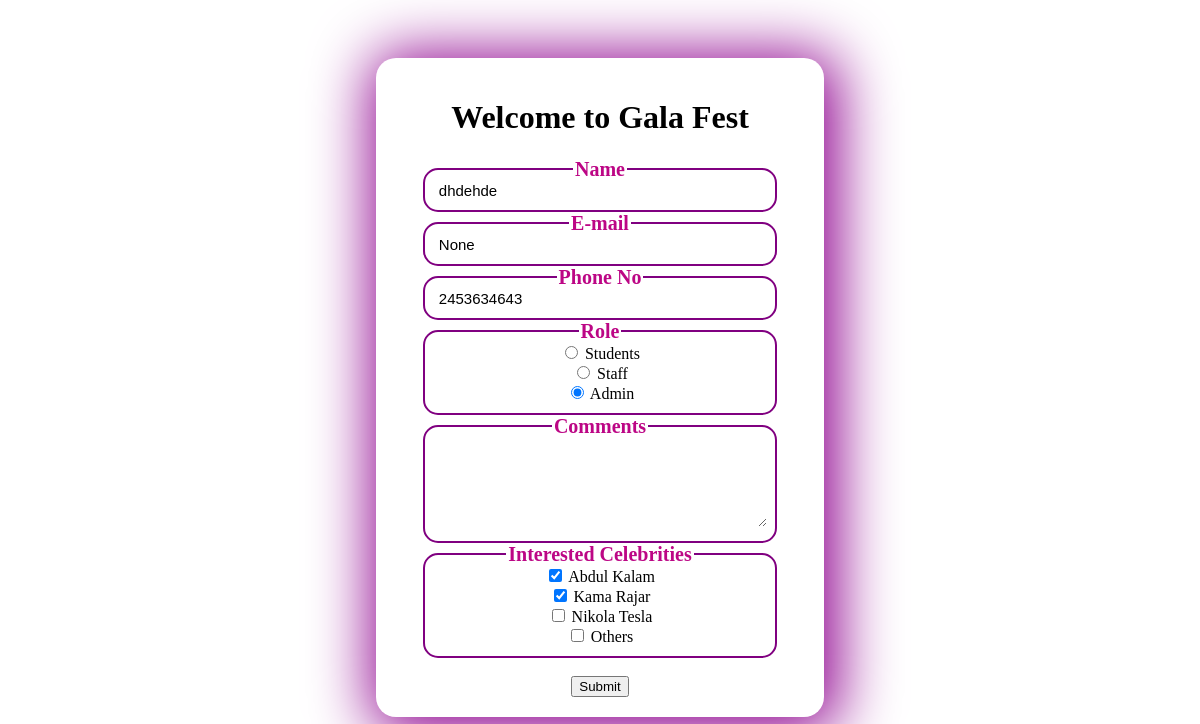
The app's page /update/13/ with its own data.
### crud_app/models.py (models this page shows)
class Register(models.Model):
    username = models.TextField(max_length=100)
    email = models.EmailField(null=True, blank=True)  # Allow null values
    phone = models.PositiveIntegerField()
    role = models.TextField()
    comments = models.TextField(null=True, blank=True, max_length=1000)  # Allow null values
    celebrities = models.TextField()

### crud_app/views.py (the view)
# urls.py: path('update/<int:record_id>/',views.update_record,name='update_record')
def update_record(request,record_id):
    record = get_object_or_404(Register, pk=record_id)
    if request.method == 'POST':
        form = RegisterForm(request.POST, instance=record)
        if form.is_valid():
            form.save()
            return redirect('read')
    else:
        form = RegisterForm(instance=record)
    return render(request,'update.html',{'user':record})

### crud_app/templates/update.html (shortened to what this page needs)
<!DOCTYPE html>
<html>
<head>
</head>
<body>
<div>
    <h1>Welcome to Gala Fest</h1>
    <form  method="post">
        <fieldset>
            <legend>Name</legend>
            <input type="text" name="username" id="name" value="{{user.username}}"><br>
        </fieldset>
        <fieldset>
            <legend>E-mail</legend>
            <input type="email" name="email" id="mail" value="{{user.email}}"><br>
        </fieldset>
        <fieldset>
            <legend>Phone No</legend>
            <input type="tel" name="phone" id="phone" value="{{user.phone}}"><br>
        </fieldset>
        <fieldset>
            <legend>Role</legend>
            <input type="radio" name="role"  {% if user.role == 'student' %}checked{% endif %} id="student" value="student" name="role" >
            <label  for="student">Students</label><br>
            <input type="radio" {% if user.role == 'staff' %}checked{% endif %} name="role" value="staff" id="staff">
            <label for="staff">Staff</label><br>
            <input value="admin"  {% if user.role == 'admin' %}checked{% endif %} type="radio" name="role" id="admin">
            <label for="admin">Admin</label><br>
        </fieldset>
        <fieldset>
            <legend>Comments</legend>
            <textarea name="comments" id="comments" cols="40" rows="5">{{ user.comments }}</textarea>
        </fieldset>
        <fieldset>
            <legend>Interested Celebrities</legend>
            <input value="Abdul Kalam" type="checkbox" name="celebrities" id="ak" {% if "Abdul Kalam" in user.celebrities %}checked{% endif %}>
            <label for="ak">Abdul Kalam</label><br>
            <input value="kamarajar"  type="checkbox" name="celebrities" id="kr" {% if "kamarajar" in user.celebrities %}checked{% endif %}>
            <label for="kr">Kama Rajar</label><br>
            <input value="nikola tesla"  type="checkbox" name="celebrities" id="nt" {% if "nikola tesla" in user.celebrities %}checked{% endif %}>
            <label for="nt">Nikola Tesla</label><br>
            <input value="others" type="checkbox" name="celebrities" id="others" {% if "others" in user.celebrities %}checked{% endif %}>
            <label for="others">Others</label><br>
        </fieldset><br>
        <button type="submit">Submit</button>
    </form>
</div>
</body>
</html>

### crud_app/templates/update.html (style rules this page uses)
body { display: flex; justify-content: center; align-items: center; }
div { margin-top: 50px; padding: 20px; text-align: center; box-shadow: 5px 5px 60px 10px rgb(144, 5, 144); border-radius: 20px; }
fieldset { position: relative; left: 0; margin: auto; padding-top: 0; width: 80%; border-radius: 15px; border: 2px solid purple; }
input[type='text'], input[type="email"], input[type='tel'], textarea { width: 100%; outline: none; border: none; font-size: 15px; }
input[type='radio'] { text-align: left; }
form { position: relative; left: 0; margin: auto; }
legend { font-size: 20px; font-weight: bold; color: rgb(188, 6, 133); }

### records on screen
Register: username "dhdehde", email "None", phone "2453634643", role "☐ Students", role "☐ Staff", role "☑ Admin", celebrities "☑"
